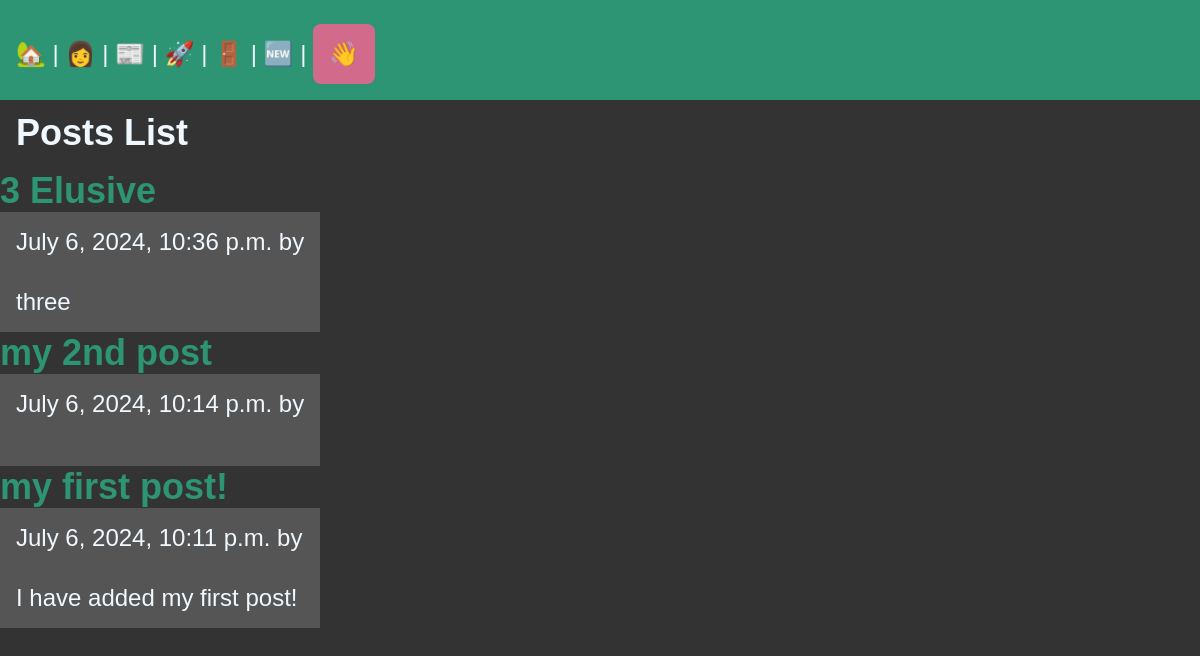
The page /posts/ on the database as committed earlier.
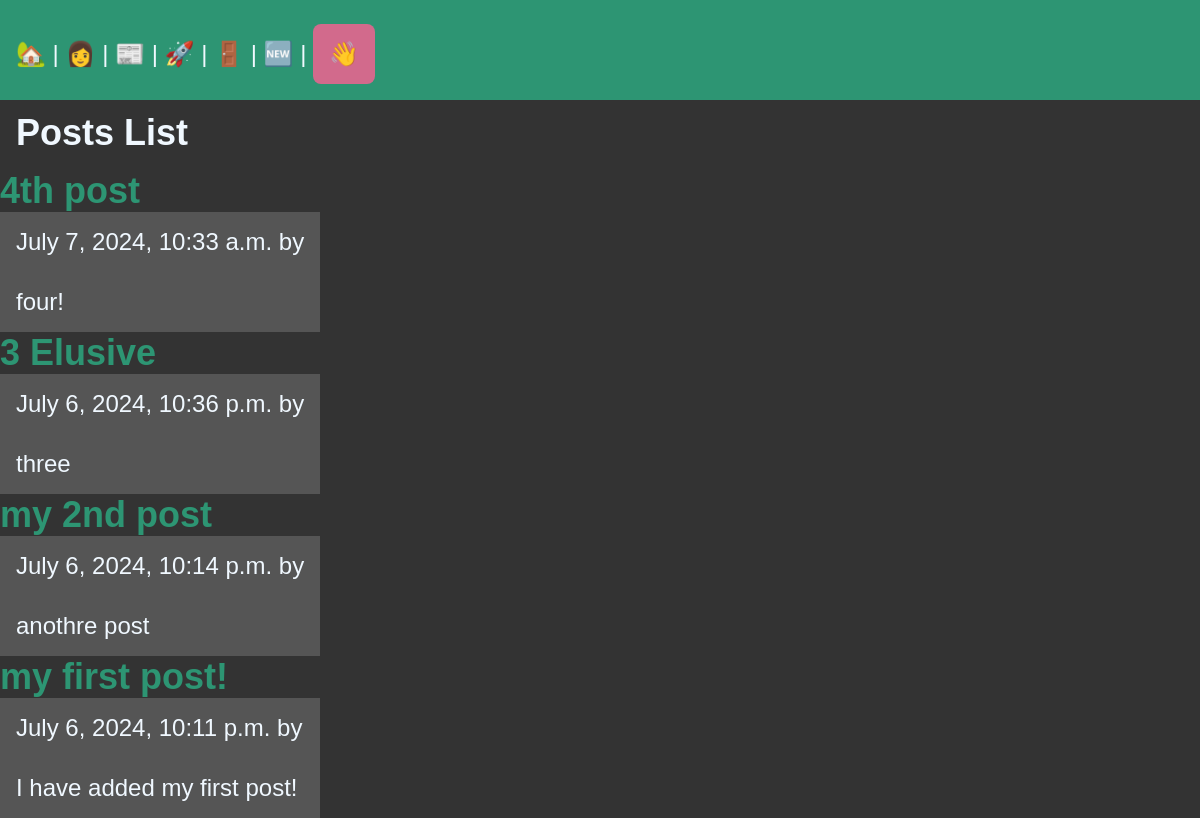
The same page on the database as committed later.
### posts/models.py (models this page shows, shortened)
class Post(models.Model):
    title = models.CharField(max_length=75)
    body = models.TextField()
    slug = models.SlugField()
    date = models.DateTimeField(auto_now_add=True)
    banner = models.ImageField(default='fallback.png', blank=True)
    author = models.ForeignKey(User, on_delete=models.CASCADE, default=None)

### posts/views.py (the view)
# urls.py: path('', views.post_list, name="list"),
def post_list(request):
    posts = Post.objects.all().order_by('-date')
    return render(request, 'posts/posts_list.html', { 'posts': posts})

### posts/templates/posts/posts_list.html (shortened to what this page needs)
{%  extends 'layout.html' %}
{% block content %}
<section>
    <h1>Posts List</h1>
    {% for post in posts %}
        <article class="post">
            <h2>
                <a href="{% url 'posts:page' slug=post.slug %}">
                {{ post.title }}
                </a>
            </h2>
            <p>{{ post.date }} by {{ post.author }}</p>
            <p>{{ post.body }}</p>
        </article>
    {% endfor %}
</section>
{% endblock %}

### templates/layout.html (shortened to what this page needs)
<!DOCTYPE html>
{% load static %}
<html lang="en">
<head>
    <link rel="stylesheet" href="{% static 'CSS/style.css' %}">
</head>
<body>
    <nav>
        <a href="/">
            <span role="img" aria-label="Home" title="home">🏡</span>
        </a>|
        <a href="/about">
            <span role="img" aria-label="about me" title="about me">👩</span>
        </a>|
        <a href="{% url 'posts:list' %}">
            <span role="img" aria-label="posts" title="posts">📰</span>
        </a>|
        <a href="{% url 'users:register' %}">
            <span role="img" aria-label="user registration" title="user registration">🚀</span>
        </a>|
        <a href="{% url 'users:login' %}">
            <span role="img" aria-label="user login" title="user login">🚪</span>
        </a>|
        <a href="{% url 'posts:new-post' %}">
            <span role="img" aria-label="new post" title="new post">🆕</span>
        </a>|
        <form class="logout" action="{% url 'users:logout' %}" method="post">
            <button class="logout-button" aria-label="User logout" title="User logout">👋</button>
        </form>
    </nav>
    <main>
        {% block content %}
        {% endblock %}
    </main>
</body>
</html>

### static/CSS/style.css (style rules this page uses)
*, *::before, *::after { margin: 0; padding: 0; box-sizing: border-box; }
body { font-family: Ubuntu, sans-serif; min-height: 100vh; display: grid; font-size: 1.5rem; background-color: #333; color: aliceblue; }
h1, p { padding: 1rem; }
p { background-color: #555; }
nav { padding: 1rem; background-color: rgb(45, 149, 115); color: aliceblue; font-size: 1.5rem; top: 0; width: 100vw; position: fixed; }
main { flex-grow: 1; display: grid; place-content: start; margin-top: 6rem; }
a { text-decoration: none; color: rgb(45, 149, 115); }
button { border: none; border-radius: 0.5rem; font-size: 1.5rem; font-weight: 600; margin-top: .5rem; padding: 1rem; color: aliceblue; background-color: rgb(45, 149, 115); }
.logout { display: inline-block; }
.logout-button { padding: 1rem; background-color: rgb(210, 106, 140); border-radius: .5rem; border: none; }

Rows that differ between the two databases and show on the page:
added Post: title "4th post", date "July 7, 2024, 10:33 a.m.", body "four!"
changed Post "my 2nd post": body (not shown) → "anothre post"
